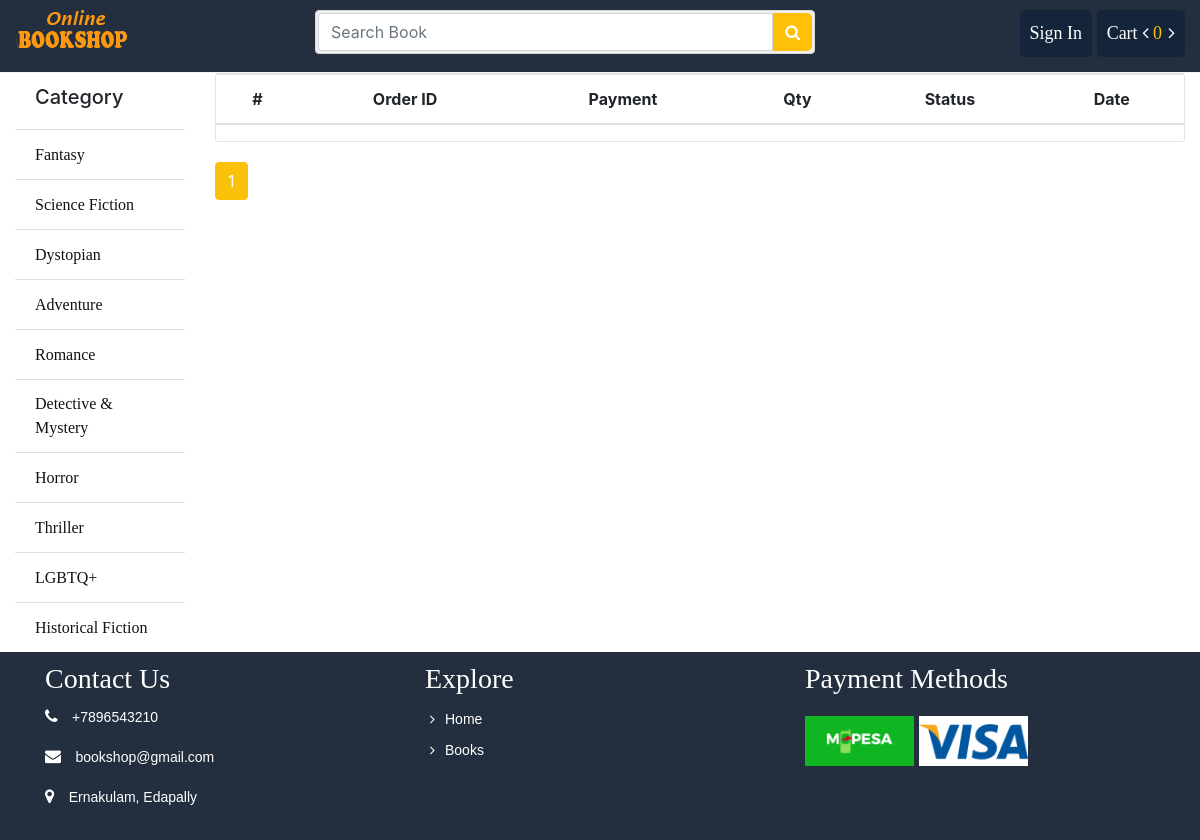
The page /order/ on the database its author committed.
### store/models.py (models this page shows, shortened)
class Category(models.Model):
	name = models.CharField(max_length = 100)
	slug = models.SlugField(max_length = 150, unique=True ,db_index=True)
	icon = models.FileField(upload_to = "category/")
	create_at = models.DateTimeField(auto_now_add = True)
	updated_at = models.DateTimeField(auto_now_add = True)

### order/views.py (the view)
# urls.py: path('', views.order_list, name="order_list"),
def order_list(request):
	my_order = Order.objects.filter(customer_id = request.user.id).order_by('-created')
	paginator = Paginator(my_order, 5)
	page = request.GET.get('page')
	myorder = paginator.get_page(page)
	return render(request, 'order/list.html', {"myorder": myorder})

### cart/cart.py (called while the page is built)
    def __len__(self):
        return sum(item['quantity'] for item in self.cart.values())

### store/context_processors.py (called while the page is built)
def sidebar(request):
	categories = Category.objects.all()
	context = {
		"cat":categories
	}
	return context

def cart(request):
	cart = Cart(request)
	context = {
		"cart": cart
	}
	return context

### order/templates/order/list.html (shortened to what this page needs)
{% extends 'store/base.html' %}
{% load static %}
{% block container %}
			<div class="cart_info">
			    <table class="table table-hover">
			        <thead class="text-center">
			            <tr>
			                <th scope="col">#</th>
			                <th scope="col">Order ID</th>
			                <th scope="col">Payment</th>
			                <th scope="col">Qty</th>
			                <th scope="col">Status</th>
			                <th scope="col">Date</th>
			            </tr>
			        </thead>
			    </table>
			</div>
			<div class="d-pagination">
			    <ul class="pagination">
				{% for ord in myorder.paginator.page_range %}
					{% if myorder.number == ord %}
						<li class="page-item active">
							<span class="page-link">{{ ord }}
							</span>
						</li>
					{% elif ord >= myorder.number|add:'-3' and ord <= myorder.number|add:'3' %}
						<li class="page-item">
							<a class="page-link" href="?page={{ ord }}">{{ ord }}</a>
						</li>
					{% endif %}
				{% endfor %}
			    </ul>
			</div>
		{% endblock %}

### store/templates/store/bin/sidebar.html
			<ul class="list-group list-group-flush">
				<li class="list-group-item"><h5>Category</h5></li>
				{% for p in cat %}
				<li class="list-group-item"><a href="{% url 'store:category' id=p.id %}">{{p.name}}</a></li>
				{% endfor %}
			</ul>

### store/static/css/style.css (style rules this page uses)
.titleheader > h3, a { font-family: "Times New Roman", Times, serif; display: inline-block; }
ul li { list-style: none; }
.list-group li a { color: #111; }
.page-link { color: #111!important; }
.page-item.active .page-link { z-index: 1; color: #fff!important; background-color: #fac10a!important; border-color: #ffc107!important; }
.d-pagination { margin-top: 20px; }
.cart_info { border: 1px solid #E6E4DF; border-radius: 3px; margin-bottom: 20px; }

### rows shown on the page
Category: name "Fantasy"
Category: name "Science Fiction"
Category: name "Dystopian"
Category: name "Adventure"
Category: name "Romance"
Category: name "Detective & Mystery"
Category: name "Horror"
Category: name "Thriller"
Category: name "LGBTQ+"
Category: name "Historical Fiction"

### other values the page prints
{{ cart|length }} "0"
{{ ord }} "1"
